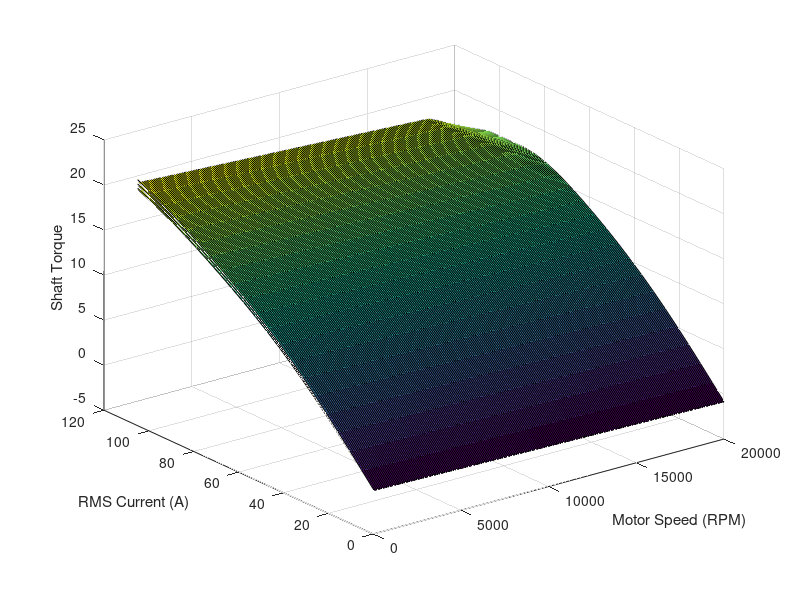

MATLAB code for this plot: (Note: this script raises an error after producing the figure.)

%% surface plot of speed, current, torque
% SHAFT TORQUE VARIES MINIMALLY BETWEEN TEMPERATURE EXPERIMENTS. MAXIMUM
% DEVIATION IS 0.946 Nm

% POWER LOSS VARIES MINIMALLY BETWEEN TEMPERATURE EXPERIMENTS. MAXIMUM
% DEVIATION IS 0.33 kW

load('A2370DD_T80C.mat')
speedRPM = Speed(:,1);
currentARMS = Stator_Current_Line_RMS(1,:);
Shaft_Torque80 = Shaft_Torque;
surf(speedRPM,currentARMS,Shaft_Torque80')
Total_Loss80 = Total_Loss;
hold on

load('A2370DD_T100C.mat')
speedRPM = Speed(:,1);
currentARMS = Stator_Current_Line_RMS(1,:);
Shaft_Torque100 = Shaft_Torque;
surf(speedRPM,currentARMS,Shaft_Torque100')
Total_Loss100 = Total_Loss;

load('A2370DD_T120C.mat')
speedRPM = Speed(:,1);
currentARMS = Stator_Current_Line_RMS(1,:);
Shaft_Torque120 = Shaft_Torque;
surf(speedRPM,currentARMS,Shaft_Torque120')
Total_Loss120 = Total_Loss;

xlabel('Motor Speed (RPM)')
ylabel('RMS Current (A)')
zlabel('Shaft Torque')

% The diagram is based on a DC bus voltage of 600 VDC.
% If a lower DC bus voltage is available, not all calculated operating points can be approached.
% Which working points can still be reached, can be seen in the worksheets with the voltage that is
% set depending on the current and the speed.
% Example:
% With a DC bus voltage of 500 VDC (500 VDC / √2), a maximum of 354 VAC motor voltage is
% available. Accordingly, the maximum torque generating motor current up to 13,000 rpm is
% available (example a). At a maximum speed of 20,000 rpm, the torque generating motor current
% is reduced to 10.5 A (example b).

%% DC VOLTAGE DROP TORQUE ADJUSTMENT ANALYSIS
load('A2370DD_T80C.mat')


cellIR = 0.01; % Ohms
% cellIR = 0.002; % Ohms
segP = 1;
segS = 23;
segN = 6;
packP = segP;
packS = segS*segN;
packIR = (packS*cellIR/packP); % Ohms

maxCellV = 4.2;
minCellV = 3.6;
MaxOCV = maxCellV*packS; % (V)
MinOCV = minCellV*packS; % (V)

% VOLTAGE DROP FIT TO MELASTA HT05/HT06 CELLS
voltageDrop = Stator_Current_Phase_RMS*packIR;
p1 =       1.025;
p2 =      -1.301;
p3 =      0.8786;
p4 =       3.605;

% X = STATE OF CHARGE, OUT = OCV
OCV = @(x) p1*x.^3 + p2*x.^2 + p3.*x + p4;

% SOC = linspace(0,1,20);
% packVoltage = packS*OCV(SOC);

packVoltage = linspace(0,600,50);
[r,c] = size(voltageDrop);
packAchievableTorque = zeros(r,c);
voltageAdjustedTorque = [];
voltageAdjustedMaxTorque = [];
Legend = {};
speedRPM = Speed(:,1);
for i = 1:length(packVoltage)
    mask = Voltage_Line_Peak < (packVoltage(i)-voltageDrop); % filters for achievable motor conditions
    packAchievableTorque(mask) = Shaft_Torque(mask);
    voltageAdjustedTorque = cat(3,voltageAdjustedTorque,packAchievableTorque);
    maxTorque = max(packAchievableTorque,[],2);
    voltageAdjustedMaxTorque = [voltageAdjustedMaxTorque,maxTorque];
end

voltageLimitationFit = fit(packVoltage',speedRPM',voltageAdjustedMaxTorque,'linearInterp');

figure
surf(packVoltage,speedRPM,voltageAdjustedMaxTorque)
legend(Legend)
title('Torque vs RPM, Variable SOC, Voltage Sag Model',['Assuming LCO Chemistry, ',num2str(packS),'s',num2str(packP),'p, Cell IR = ',num2str(cellIR)])
xlabel('Pack Voltage (V)')
ylabel('Rotational Speed (RPM)')
zlabel('Torque (Nm)')

%% Efficiency Analysis
speedRPM = Speed(:,1);
currentARMS = Stator_Current_Line_RMS(1,:);

% Calculate power from power factor: https://www.engineeringtoolbox.com/power-factor-electrical-motor-d_654.html
% ElectricalRealPower = sqrt(3).*Stator_Current_Phase_RMS.*Voltage_Line_RMS;
MechanicalPower = Shaft_Torque.*Speed.*0.10472;

EfficiencyMechanical = MechanicalPower./(MechanicalPower + Total_Loss);
EfficiencyMechanical(EfficiencyMechanical > 1) = 0;

contour(speedRPM,currentARMS, EfficiencyMechanical',[0.7,.8,.84,.86,.88,.9],'LineWidth',1.2,'ShowText','on')

% convert to torque and speed axes:
[r,c] = size(Shaft_Torque);
for i = 1:r
    for j = 1:c
    sp((i-1)*(c)+j) = speedRPM(i);
    cu((i-1)*(c)+j) = currentARMS(j);
    to((i-1)*(c)+j) = Shaft_Torque(i,j);
    ef((i-1)*(c)+j) = EfficiencyMechanical(i,j);
    end
end
ef(isnan(ef)) = 0;
efficiencyFit = fit([sp',cu'],ef','linearInterp');
currentFit = fit([sp',to'],cu','linearinterp');

torqueNm = linspace(0,max(max(Shaft_Torque)),100);

speedMatRPM = repmat(speedRPM,1,length(torqueNm));
torqueMatNm = repmat(torqueNm,length(speedRPM),1);

efficiencyMap = efficiencyFit(speedMatRPM,currentFit(speedMatRPM,torqueMatNm));

figure
surf(torqueNm,speedRPM,efficiencyMap)
xlabel('Torque (Nm)')
ylabel('Velocity (RPM)')
zlabel('Efficiency')
title('AMK Motor Efficiency vs Torque and RPM')